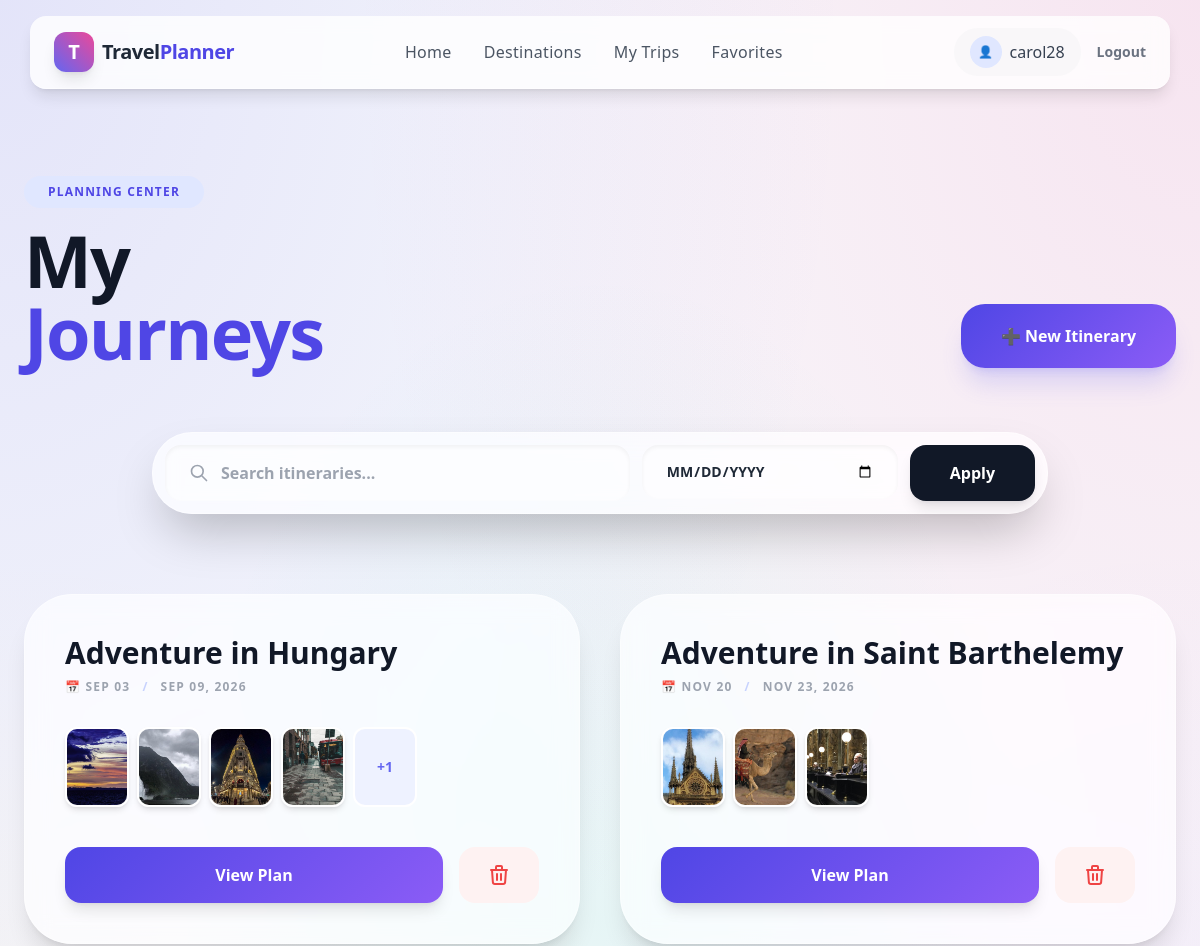
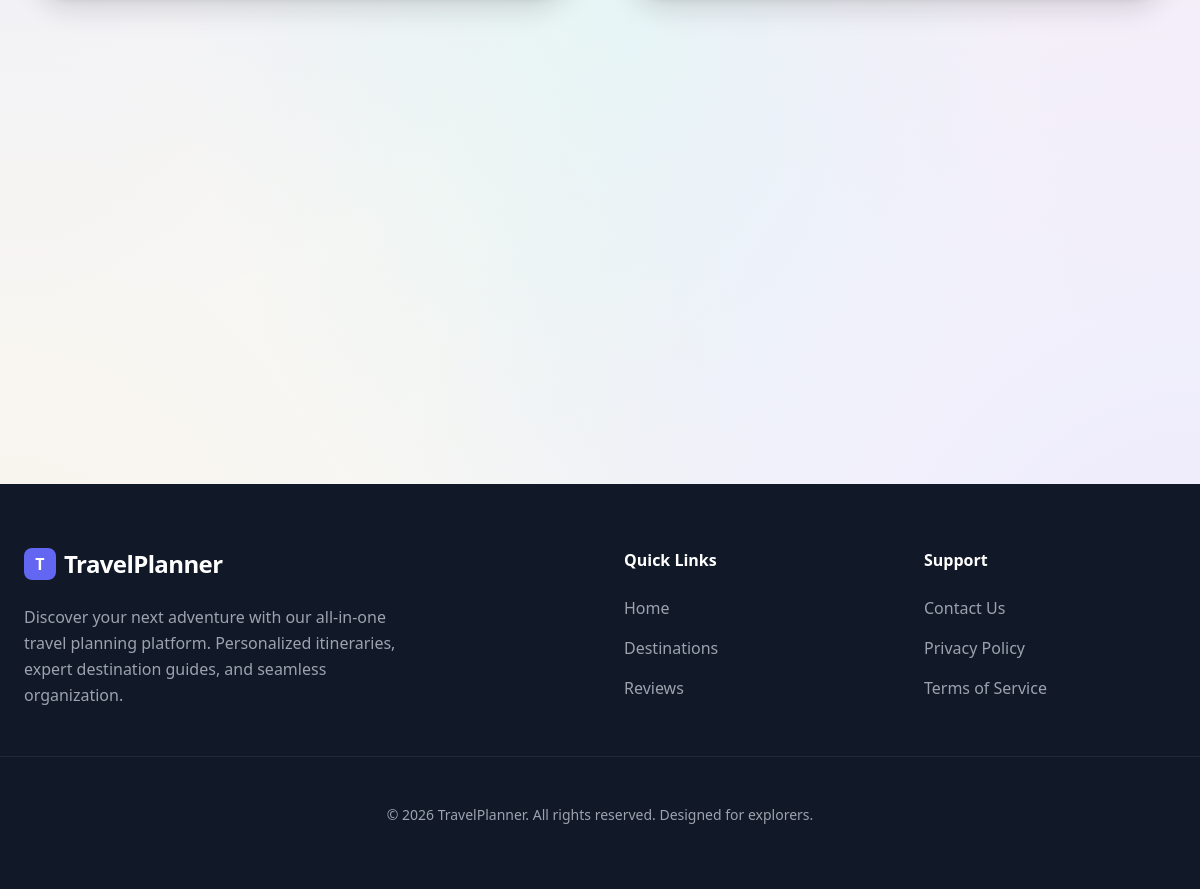
The app's page /itineraries/ (signed in) with its own data (2 pictures, top to bottom).
### core/models.py (models this page shows, shortened)
class Itinerary(models.Model):
    user = models.ForeignKey(User, on_delete=models.CASCADE, related_name='itineraries')
    destinations = models.ManyToManyField('Destination', related_name='itineraries')
    name = models.CharField(max_length=100)
    start_date = models.DateField(null=True, blank=True)
    end_date = models.DateField(null=True, blank=True)
    created_at = models.DateTimeField(auto_now_add=True)

class Destination(models.Model):
    name = models.CharField(max_length=100)
    country = models.CharField(max_length=100)
    description = models.TextField()
    image = models.ImageField(upload_to='destinations/')
    price_range = models.CharField(max_length=50)
    rating = models.DecimalField(max_digits=2, decimal_places=1)
    slug = models.SlugField(unique=True, blank=True, null=True)  # new field for URL
    tag = models.CharField(max_length=50, blank=True)

### core/views.py (the view)
# urls.py: path('itineraries/', views.itinerary_list, name='itinerary_list'),
@login_required
def itinerary_list(request):
    itineraries = Itinerary.objects.filter(user=request.user)
    query = request.GET.get('search', '')
    start_date = request.GET.get('start_date', '')
    if query:
        itineraries = itineraries.filter(name__icontains=query)
    if start_date:
        itineraries = itineraries.filter(start_date__gte=start_date)
    return render(request, "core/itinerary_list.html", {
        "itineraries": itineraries,
        "query": query,
        "start_date": start_date
    })

### core/context_processors.py (called while the page is built)
def favorite_count(request):
    if request.user.is_authenticated:
        count = Favorite.objects.filter(user=request.user).count()
        return {"favorite_count": count}
    return {"favorite_count": 0}

### core/templates/core/itinerary_list.html (shortened to what this page needs)
{% extends 'core/base.html' %}
{% block content %}
<section class="max-w-7xl mx-auto px-6 py-12">
    <div class="flex flex-col md:flex-row md:items-end justify-between gap-8 mb-16 scroll-reveal">
        <div>
            <span class="bg-indigo-100 text-indigo-600 px-6 py-2 rounded-full text-xs font-black uppercase tracking-widest mb-4 inline-block">Planning Center</span>
            <h1 class="text-5xl md:text-7xl font-black tracking-tight text-gray-900 leading-none">
                My <br><span class="text-indigo-600">Journeys</span>
            </h1>
        </div>
        <a href="{% url 'itinerary_create' %}" class="btn-premium px-10 py-5 text-white font-black rounded-3xl shadow-xl shadow-indigo-500/20 active:scale-95 transition flex items-center gap-3">
            ➕ New Itinerary
        </a>
    </div>
    <div class="max-w-4xl mx-auto mb-20 scroll-reveal">
        <form method="GET" action="{% url 'itinerary_list' %}" class="glass-card p-3 rounded-[2.5rem] shadow-2xl flex flex-col md:flex-row gap-3">
            <div class="flex-1 relative">
                <div class="absolute inset-y-0 left-6 flex items-center pointer-events-none text-gray-400">
                    <svg class="w-5 h-5" fill="none" stroke="currentColor" viewBox="0 0 24 24"><path stroke-linecap="round" stroke-linejoin="round" stroke-width="2" d="M21 21l-6-6m2-5a7 7 0 11-14 0 7 7 0 0114 0z"></path></svg>
                </div>
                <input type="text" name="search" value="{{ query }}" placeholder="Search itineraries..."
                    class="w-full pl-14 pr-6 py-4 bg-white/50 border-0 rounded-2xl font-bold text-gray-800 outline-none focus:ring-4 focus:ring-indigo-500/10 transition shadow-inner">
            </div>
            <div class="md:w-64">
                <input type="date" name="start_date" value="{{ start_date }}"
                    class="w-full px-6 py-4 bg-white/50 border-0 rounded-2xl font-bold text-gray-800 outline-none focus:ring-4 focus:ring-indigo-500/10 transition shadow-inner uppercase text-sm">
            </div>
            <button type="submit" class="bg-gray-900 text-white px-10 py-4 rounded-2xl font-black shadow-lg hover:bg-black transition active:scale-95">
                Apply
            </button>
        </form>
    </div>
    {% if itineraries %}
    <div class="grid grid-cols-1 md:grid-cols-2 gap-10">
        {% for itinerary in itineraries %}
        <div class="scroll-reveal group">
            <div class="glass-card rounded-[3rem] shadow-xl hover:shadow-2xl transition-all duration-500 border-white/40 h-full flex flex-col group-hover:-translate-y-4">
                <div class="p-10 flex flex-col h-full">
                    <div class="mb-8">
                        <h3 class="text-3xl font-black text-gray-900 mb-2 truncate group-hover:text-indigo-600 transition">{{ itinerary.name }}</h3>
                        <div class="flex items-center gap-3 text-gray-400 font-bold uppercase tracking-widest text-xs">
                            <span>📅 {{ itinerary.start_date|date:"M d" }}</span>
                            <span class="text-indigo-200">/</span>
                            <span>{{ itinerary.end_date|date:"M d, Y" }}</span>
                        </div>
                    </div>
                    <div class="flex-1 mb-10">
                        {% if itinerary.destinations.all %}
                        <div class="flex flex-wrap gap-2">
                            {% for dest in itinerary.destinations.all|slice:":4" %}
                            <div class="relative group/thumb">
                                <img src="{{ dest.image.url }}" alt="{{ dest.name }}" class="w-16 h-20 object-cover rounded-xl shadow-md border-2 border-white group-hover/thumb:scale-110 transition">
                            </div>
                            {% endfor %}
                            {% if itinerary.destinations.count > 4 %}
                            <div class="w-16 h-20 bg-indigo-50 text-indigo-500 rounded-xl flex items-center justify-center font-black text-sm border-2 border-white">+{{ itinerary.destinations.count|add:"-4" }}</div>
                            {% endif %}
                        </div>
                        {% else %}
                        <div class="bg-gray-50/50 rounded-2xl p-6 text-center italic text-gray-400 font-medium">No destinations added yet.</div>
                        {% endif %}
                    </div>
                    <div class="flex flex-col sm:flex-row gap-4 mt-auto">
                        <a href="{% url 'itinerary_detail' itinerary.pk %}" class="btn-premium flex-1 py-4 rounded-2xl text-white font-black text-center shadow-lg active:scale-95 transition">
                            View Plan
                        </a>
                        <form action="{% url 'itinerary_delete' itinerary.pk %}" method="POST" class="flex-none sm:w-20">
                            <button type="submit" class="w-full h-full bg-red-50 text-red-500 p-4 rounded-2xl font-black hover:bg-red-500 hover:text-white transition active:scale-95 flex items-center justify-center" onclick="return confirm('Are you sure you want to delete this trip?')">
                                <svg class="w-6 h-6" fill="none" stroke="currentColor" viewBox="0 0 24 24"><path stroke-linecap="round" stroke-linejoin="round" stroke-width="2" d="M19 7l-.867 12.142A2 2 0 0116.138 21H7.862a2 2 0 01-1.995-1.858L5 7m5 4v6m4-6v6m1-10V4a1 1 0 00-1-1h-4a1 1 0 00-1 1v3M4 7h16"></path></svg>
                            </button>
                        </form>
                    </div>
                </div>
            </div>
        </div>
        {% endfor %}
    </div>
    {% endif %}
</section>
{% endblock %}

### core/templates/core/base.html (shortened to what this page needs)
{% load static %}
<!DOCTYPE html>
<html lang="en">
<head>
    <script src="https://cdn.tailwindcss.com"></script>
    <link rel="stylesheet" href="{% static 'css/styles.css' %}">
</head>
<body>
<div class="mesh-gradient"></div>
<nav class="fixed top-4 left-1/2 -translate-x-1/2 w-[95%] max-w-7xl glass-nav rounded-2xl z-50 px-6 py-3 flex justify-between items-center shadow-lg transition-all duration-300" id="navbar">
    <a href="{% url 'home' %}" class="flex items-center gap-2 group">
        <div class="w-10 h-10 bg-gradient-to-tr from-indigo-500 to-pink-500 rounded-xl flex items-center justify-center text-white shadow-lg group-hover:rotate-12 transition-transform">
            <span class="text-xl font-bold">T</span>
        </div>
        <span class="text-xl font-bold tracking-tight text-gray-800">Travel<span class="text-indigo-600">Planner</span></span>
    </a>
    <div class="hidden md:flex items-center space-x-8">
        <a href="{% url 'home' %}" class="nav-link font-medium text-gray-600 hover:text-indigo-600">Home</a>
        <a href="{% url 'destination_list' %}" class="nav-link font-medium text-gray-600 hover:text-indigo-600">Destinations</a>
        {% if user.is_authenticated %}
            <a href="{% url 'itinerary_list' %}" class="nav-link font-medium text-gray-600 hover:text-indigo-600">My Trips</a>
            <a href="{% url 'my_favorites' %}" class="nav-link font-medium text-gray-600 hover:text-indigo-600">Favorites</a>
        {% endif %}
    </div>
    <div class="hidden md:flex items-center space-x-4">
        {% if user.is_authenticated %}
            <div class="flex items-center gap-4">
                <a href="{% url 'profile' %}" class="flex items-center gap-2 font-medium text-gray-700 bg-gray-100/50 px-4 py-2 rounded-full hover:bg-gray-100 transition">
                    <span class="w-8 h-8 bg-indigo-100 text-indigo-600 rounded-full flex items-center justify-center text-xs">👤</span>
                    {{ user.username }}
                </a>
                <a href="{% url 'logout' %}" class="text-sm font-semibold text-gray-500 hover:text-red-500 transition">Logout</a>
            </div>
        {% else %}
            <a href="{% url 'login' %}" class="font-bold text-gray-600 hover:text-indigo-600 transition">Login</a>
            <a href="{% url 'signup' %}" class="btn-premium px-6 py-2.5 rounded-xl text-white font-bold shadow-md">Sign Up</a>
        {% endif %}
    </div>
</nav>
<main class="pt-32 pb-12">
    {% block content %}{% endblock %}
</main>
<footer class="bg-gray-900 text-gray-400 py-16">
    <div class="max-w-7xl mx-auto px-6 grid grid-cols-1 md:grid-cols-4 gap-12">
        <div class="col-span-1 md:col-span-2">
            <div class="flex items-center gap-2 mb-6">
                <div class="w-8 h-8 bg-indigo-500 rounded-lg flex items-center justify-center text-white font-bold">T</div>
                <span class="text-2xl font-bold text-white tracking-tight">TravelPlanner</span>
            </div>
            <p class="max-w-sm leading-relaxed">
                Discover your next adventure with our all-in-one travel planning platform. Personalized itineraries, expert destination guides, and seamless organization.
            </p>
        </div>
        <div>
            <h4 class="text-white font-bold mb-6">Quick Links</h4>
            <ul class="space-y-4">
                <li><a href="{% url 'home' %}" class="hover:text-white transition">Home</a></li>
                <li><a href="{% url 'destination_list' %}" class="hover:text-white transition">Destinations</a></li>
                <li><a href="#" class="hover:text-white transition">Reviews</a></li>
            </ul>
        </div>
        <div>
            <h4 class="text-white font-bold mb-6">Support</h4>
            <ul class="space-y-4">
                <li><a href="#" class="hover:text-white transition">Contact Us</a></li>
                <li><a href="#" class="hover:text-white transition">Privacy Policy</a></li>
                <li><a href="#" class="hover:text-white transition">Terms of Service</a></li>
            </ul>
        </div>
    </div>
    <div class="max-w-7xl mx-auto px-6 pt-12 mt-12 border-t border-gray-800 text-center text-sm">
        <p>© 2026 TravelPlanner. All rights reserved. Designed for explorers.</p>
    </div>
</footer>
</body>
</html>

### core/static/css/styles.css (style rules this page uses)
:root { --ash-blue: #6b85a6; --rhino: #2e3440; --pearl: #f7f6fb; --lavender-cool: #e6e8f2; --primary-gradient: linear-gradient(135deg, #6b85a6, #2e3440); --accent-gradient: linear-gradient(90deg, #7aa2c9, #5b6f8a); }
body { font-family: "Tenor Sans", "Segoe UI", Arial, sans-serif; background-color: var(--pearl); color: var(--rhino); }
.nav-link { color: var(--rhino); font-weight: 500; letter-spacing: 0.02em; transition: color 0.3s ease; }
.scroll-reveal { opacity: 0; transform: translateY(40px); transition: all 0.9s ease; }
.scroll-reveal.active { opacity: 1; transform: translateY(0); }

### core/templates/core/base.html (style rules this page uses)
:root { --primary: #4f46e5; --secondary: #ec4899; --accent: #8b5cf6; --background: #f8fafc; --text-main: #1e293b; }
body { font-family: 'Plus Jakarta Sans', 'Outfit', sans-serif; background-color: var(--background); color: var(--text-main); overflow-x: hidden; }
.mesh-gradient { position: fixed; top: 0; left: 0; width: 100%; height: 100%; z-index: -1; background-color: #f8fafc; background-image: radial-gradient(at 0% 0%, rgba(79, 70, 229, 0.12) 0px, transparent 50%), radial-gradient(at 100% 0%, rgba(236, 72, 153, 0.12) 0px, transparent 50%), radial-gradient(at 100% 100%, rgba(139, 92, 246, 0.12) 0px, transparent 50%), radial-gradient(at 50% 50%, rgba(20, 184, 166, 0.08) 0px, transparent 50%), radial-gradient(at 0% 100%, rgba(245, 158, 11, 0.08) 0px, transparent 50%); }
.scroll-reveal { opacity: 0; transform: translateY(30px); transition: all 0.8s cubic-bezier(0.22, 1, 0.36, 1); }
.scroll-reveal.active { opacity: 1; transform: translateY(0); }
.glass-card { background: rgba(255, 255, 255, 0.7); backdrop-filter: blur(12px) saturate(180%); -webkit-backdrop-filter: blur(12px) saturate(180%); border: 1px solid rgba(255, 255, 255, 0.4); box-shadow: 0 8px 32px 0 rgba(31, 38, 135, 0.07); transition: all 0.4s cubic-bezier(0.4, 0, 0.2, 1); }
.glass-nav { background: rgba(255, 255, 255, 0.8); backdrop-filter: blur(10px); border-bottom: 1px solid rgba(255, 255, 255, 0.5); }
.btn-premium { background: linear-gradient(135deg, var(--primary) 0%, var(--accent) 100%); transition: all 0.3s cubic-bezier(0.4, 0, 0.2, 1); position: relative; overflow: hidden; }
.btn-premium::after { content: ''; position: absolute; top: 0; left: -100%; width: 100%; height: 100%; background: linear-gradient(90deg, transparent, rgba(255,255,255,0.2), transparent); transition: 0.5s; }
.nav-link { position: relative; transition: color 0.3s ease; }
.nav-link::after { content: ''; position: absolute; width: 0; height: 2px; bottom: -4px; left: 0; background-color: var(--primary); transition: width 0.3s ease; }

### records on screen
Itinerary: name "Adventure in Hungary", start_date "SEP 03", end_date "SEP 09, 2026", destinations.count|add "1"
Destination: image (picture)
Destination: image (picture)
Destination: image (picture)
Destination: image (picture)
Itinerary: name "Adventure in Saint Barthelemy", start_date "NOV 20", end_date "NOV 23, 2026"
Destination: image (picture)
Destination: image (picture)
Destination: image (picture)

### other values on screen
{{ user.username }} "carol28"
